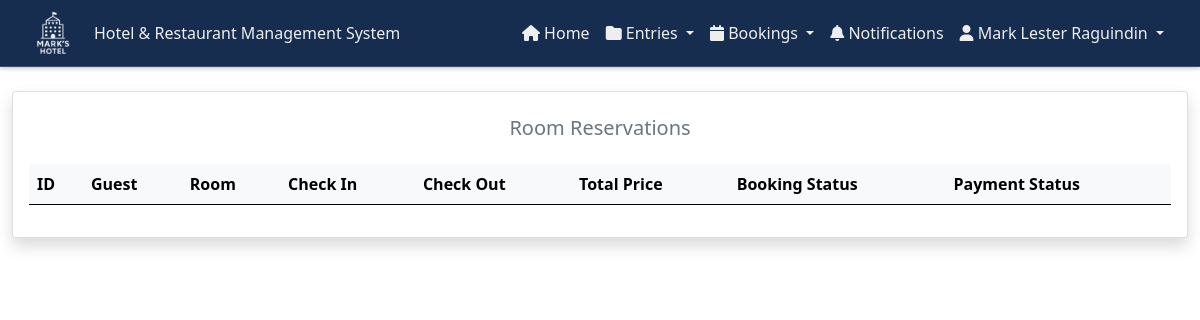
The page /admin/room_reservations.php (signed in) on the database as committed earlier.
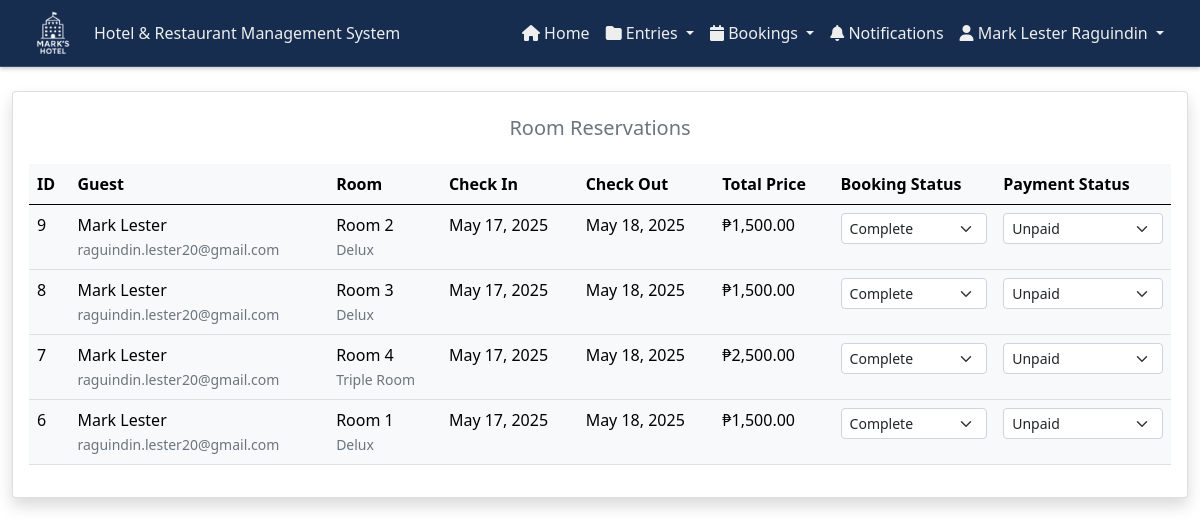
The same page on the database as committed later.
### tables this page shows
CREATE TABLE `bookings` (
  `booking_id` int(11) NOT NULL,
  `user_id` int(11) NOT NULL,
  `room_id` int(11) NOT NULL,
  `check_in_date` date NOT NULL,
  `check_out_date` date NOT NULL,
  `total_price` decimal(10,2) NOT NULL,
  `status` enum('pending','confirmed','canceled','completed') DEFAULT 'pending',
  `payment_status` enum('unpaid','partially_paid','paid') DEFAULT 'unpaid',
  `special_requests` text DEFAULT NULL,
  `created_at` timestamp NOT NULL DEFAULT current_timestamp(),
  `updated_at` timestamp NOT NULL DEFAULT current_timestamp() ON UPDATE current_timestamp()
);

CREATE TABLE `users` (
  `user_id` int(11) NOT NULL,
  `name` varchar(255) NOT NULL,
  `address` varchar(50) NOT NULL,
  `email` varchar(50) NOT NULL,
  `password` varchar(50) NOT NULL,
  `role` varchar(20) DEFAULT NULL,
  `phone` tinytext DEFAULT NULL
);

CREATE TABLE `rooms` (
  `id` int(11) NOT NULL,
  `title` varchar(255) NOT NULL,
  `room_type_id` int(11) NOT NULL,
  `images` varchar(255) DEFAULT NULL,
  `price` varchar(250) DEFAULT NULL
);

CREATE TABLE `room_type` (
  `id` int(11) NOT NULL,
  `title` varchar(255) NOT NULL,
  `detail` varchar(255) NOT NULL
);

### controllers/roomReservationsController.php (called while the page is built, shortened)
<?php
function getReservations($con) {
    $query = "SELECT
        b.booking_id,
        b.check_in_date,
        b.check_out_date,
        b.total_price,
        b.status as booking_status,
        b.payment_status,
        b.special_requests,
        b.created_at,
        u.name as guest_name,
        u.email as guest_email,
        r.title as room_title,
        rt.title as room_type
    FROM bookings b
    LEFT JOIN users u ON b.user_id = u.user_id
    LEFT JOIN rooms r ON b.room_id = r.id
    LEFT JOIN room_type rt ON r.room_type_id = rt.id
    ORDER BY b.created_at DESC";
    return mysqli_query($con, $query);
}
?>

### admin/room_reservations.php (the view, shortened to what the changed rows need)
<?php
require_once '../components/config.php';
require_once '../controllers/roomReservationsController.php';
function getPaymentStatusColor($status) {
    switch ($status) {
        default:
            return '#ffffff';
    }
}
function getStatusColor($status) {
    switch ($status) {
        default:
            return '#ffffff';
    }
}
$reservations = getReservations($con);
?>
<!DOCTYPE html>
<html lang="en">
<head>
<link href="https://cdn.jsdelivr.net/npm/bootstrap@5.0.2/dist/css/bootstrap.min.css" rel="stylesheet">
    <link rel="stylesheet" href="https://cdnjs.cloudflare.com/ajax/libs/font-awesome/6.0.0-beta3/css/all.min.css" />
    <link rel="stylesheet" href="../css/customAdminHeader.css">
    <link rel="stylesheet" href="https://cdnjs.cloudflare.com/ajax/libs/font-awesome/6.7.2/css/all.min.css">
    <link rel="stylesheet" href="https://cdn.datatables.net/1.11.5/css/dataTables.bootstrap5.min.css">
    <link rel="stylesheet" href="../css/notifications.css">
</head>
<body>
    <div class="container-fluid py-4">
        <div class="row">
            <div class="col-12">
                <div class="card shadow">
                    <div class="card-body">
                        <div class="table-responsive">
                            <table id="reservationsTable" class="table table-light">
                                <thead>
                                    <tr>
                                        <th>ID</th>
                                        <th>Guest</th>
                                        <th>Room</th>
                                        <th>Check In</th>
                                        <th>Check Out</th>
                                        <th>Total Price</th>
                                        <th>Booking Status</th>
                                        <th>Payment Status</th>
                                    </tr>
                                </thead>
                                <tbody>
                                    <?php while($row = mysqli_fetch_assoc($reservations)): ?>
                                        <tr>
                                            <td><?php echo $row['booking_id']; ?></td>
                                            <td>
                                                <?php echo $row['guest_name']; ?><br>
                                                <small class="text-muted"><?php echo $row['guest_email']; ?></small>
                                            </td>
                                            <td>
                                                <?php echo $row['room_title']; ?><br>
                                                <small class="text-muted"><?php echo $row['room_type']; ?></small>
                                            </td>
                                            <td><?php echo date('M d, Y', strtotime($row['check_in_date'])); ?></td>
                                            <td><?php echo date('M d, Y', strtotime($row['check_out_date'])); ?></td>
                                            <td>₱<?php echo number_format($row['total_price'], 2); ?></td>
                                            <td>
                                                <form method="POST">
                                                    <select name="new_status" class="form-select form-select-sm status-select"
                                                            onchange="this.form.submit()"
                                                            style="background-color: <?php echo getStatusColor($row['booking_status']); ?>">
                                                        <option value="completed" <?php echo $row['booking_status'] == 'completed' ? 'selected' : ''; ?>>Complete</option>
                                                    </select>
                                                </form>
                                            </td>
                                            <td>
                                                <form method="POST">
                                                    <select name="new_status" class="form-select form-select-sm status-select"
                                                            onchange="this.form.submit()"
                                                            style="background-color: <?php echo getPaymentStatusColor($row['payment_status']); ?>">
                                                        <option value="unpaid" <?php echo $row['payment_status'] == 'unpaid' ? 'selected' : ''; ?>>Unpaid</option>
                                                    </select>
                                                </form>
                                            </td>
                                        </tr>
                                    <?php endwhile; ?>
                                </tbody>
                            </table>
                        </div>
                    </div>
                </div>
            </div>
        </div>
    </div>
</body>
</html>

Rows that differ between the two databases and show on the page:
added bookings: booking_id "9", user.name "Mark Lester", user.email "raguindin.lester20@gmail.com", room.title "Room 2", room_type.title "Delux", check_in_date "May 17, 2025", check_out_date "May 18, 2025", total_price "1,500.00", new_status "Complete", new_status "Unpaid"
added bookings: booking_id "8", user.name "Mark Lester", user.email "raguindin.lester20@gmail.com", room.title "Room 3", room_type.title "Delux", check_in_date "May 17, 2025", check_out_date "May 18, 2025", total_price "1,500.00", new_status "Complete", new_status "Unpaid"
added bookings: booking_id "7", user.name "Mark Lester", user.email "raguindin.lester20@gmail.com", room.title "Room 4", room_type.title "Triple Room", check_in_date "May 17, 2025", check_out_date "May 18, 2025", total_price "2,500.00", new_status "Complete", new_status "Unpaid"
added bookings: booking_id "6", user.name "Mark Lester", user.email "raguindin.lester20@gmail.com", room.title "Room 1", room_type.title "Delux", check_in_date "May 17, 2025", check_out_date "May 18, 2025", total_price "1,500.00", new_status "Complete", new_status "Unpaid"
